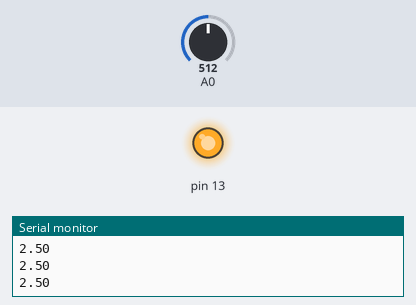
A sketch run on a simulated Arduino Uno, built with avr-gcc and run on an emulated ATmega328P. On the bench: output pins drawn as LEDs (lit = HIGH), the last lines printed to the serial monitor. The inputs (shaded band) are chosen by the test bench; at power-on: A0 = 512.

Above: at 1.2 s.
1.3 s: A0 set to 607
2.8 s: A0 set to 627
At 3.6 s:
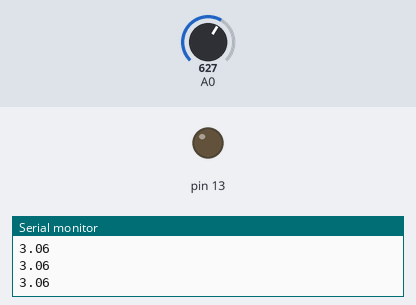
4.3 s: A0 set to 511
At 4.9 s:
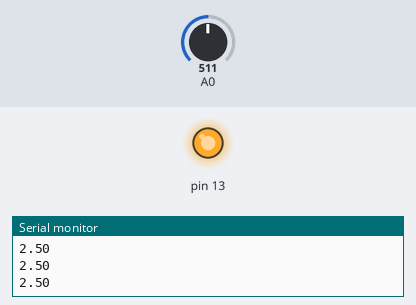
5.9 s: A0 set to 716
At 6.3 s:
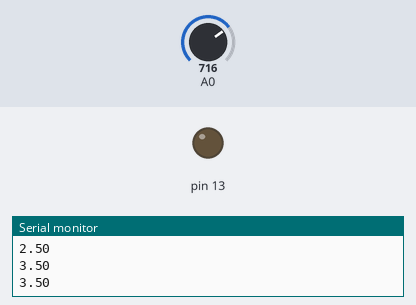
Timing chart, 0 to 8.5 s (numbered marks = the images above; inputs shaded):
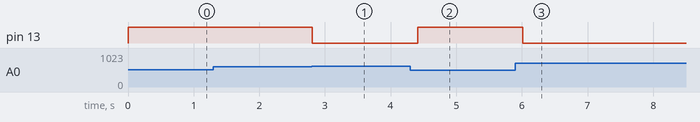

Measured:
- the behaviour switches between 613 and 614 on A0 (found by bisection; images 0 and 1)
- after the input at 2.8 s, pin 13: HIGH → LOW at once
- after the input at 4.3 s, pin 13: LOW → HIGH after 0.11 s
- after the input at 5.9 s, pin 13: HIGH → LOW after 0.12 s

The sketch:

5.2.ino
```cpp
void setup()
{
  Serial.begin(9600);
  pinMode(13, OUTPUT);
  pinMode(A0, INPUT);
}

void loop()
{
  int lightread = analogRead(A0);
  float lux = lightread * (5.0 / 1023.0);
  Serial.println(lux);
  if(lux > 3){
    digitalWrite(13, LOW);
  }
  if(lux < 3){
    digitalWrite(13, HIGH);
  }
  delay(200);
}
```
